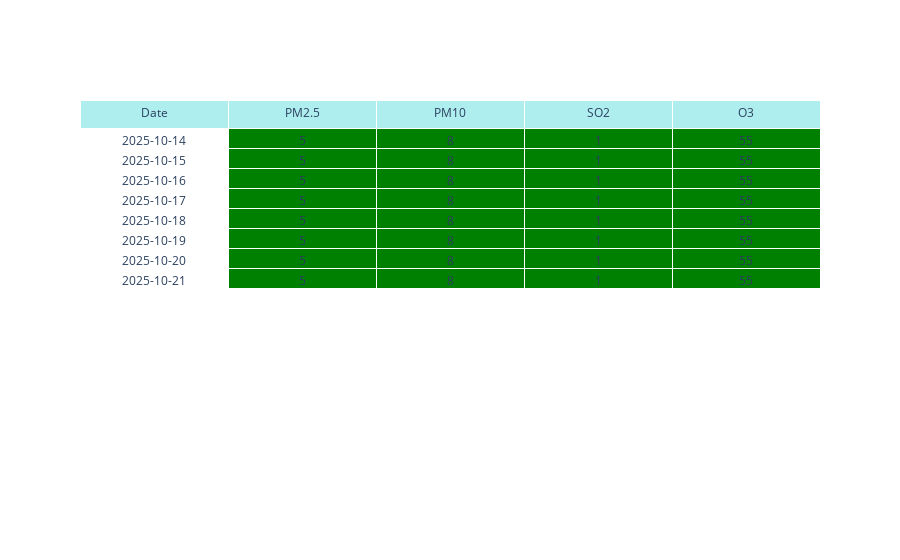

This figure's notebook cell:
### Code cell
def make_plotly_prediction_table(df, filename, dir_predictions, show_fig=False):
    cell_colors = [["white" for i in range(len(df))]]
    cell_values = [df["Date"].dt.strftime("%Y-%m-%d").to_list()]

    for column in df.columns:
        for pollutant in POLLUTANTS:
            if pollutant in column: # if the column name contains pollutant name (i.e. "PM2.5")
                
                cell_values.append(df[column].to_list())
                
                cmap = utils.cmaps[pollutant]
                color_mapped_series = df[column].apply(cmap)
                color_mapped_list = color_mapped_series.str[:-2].to_list() # remove last 2 chars which are alpha channel
                cell_colors.append(color_mapped_list)
                
    fig = go.Figure(data=[go.Table(
        header=dict(values=df.columns,
                    fill_color="paleturquoise"
                    ),
        cells=dict(values=cell_values,
                    fill_color=cell_colors
                    ),
        )
    ])
    
    if show_fig: fig.show()

    fig.write_html(f"{dir_predictions}/{os.path.splitext(filename)[0]}.html") # remove ".csv" from filename

make_plotly_prediction_table(df, filename, PREDICTION_DIR, True)

### Figure 1 — Plotly figure (JSON) as saved in the notebook; plotly's stock layout.template omitted (floating-point values rounded to 4 significant figures)
{"data": [{"cells": {"fill": {"color": [["white", "white", "white", "white", "white", "white", "white", "white"], ["#008000", "#008000", "#008000", "#008000", "#008000", "#008000", "#008000", "#008000"], ["#008000", "#008000", "#008000", "#008000", "#008000", "#008000", "#008000", "#008000"], ["#008000", "#008000", "#008000", "#008000", "#008000", "#008000", "#008000", "#008000"], ["#008000", "#008000", "#008000", "#008000", "#008000", "#008000", "#008000", "#008000"]]}, "values": [["2025-10-14", "2025-10-15", "2025-10-16", "2025-10-17", "2025-10-18", "2025-10-19", "2025-10-20", "2025-10-21"], [5, 5, 5, 5, 5, 5, 5, 5], [8, 8, 8, 8, 8, 8, 8, 8], [1, 1, 1, 1, 1, 1, 1, 1], [55, 55, 55, 55, 55, 55, 55, 55]]}, "header": {"fill": {"color": "paleturquoise"}, "values": ["Date", "PM2.5", "PM10", "SO2", "O3"]}, "type": "table"}], "layout": {}}
